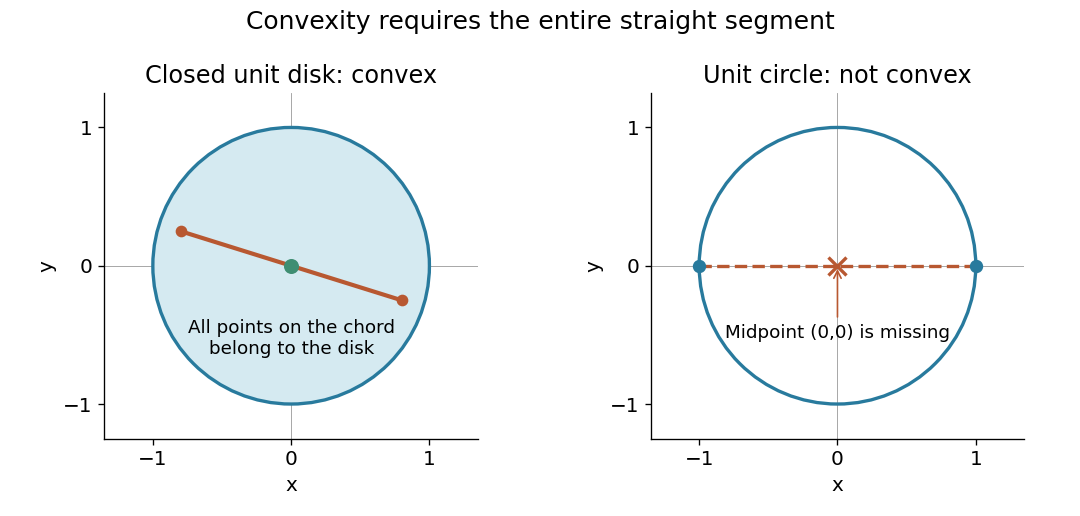

Recreate this plot in Python.
"""Original segment test drawings; write matching opaque PNG in cwd."""
from pathlib import Path

import matplotlib.pyplot as plt
import numpy as np
from matplotlib.patches import Circle


def main():
    plt.rcParams.update({"font.size": 12, "axes.spines.top": False,
                         "axes.spines.right": False})
    fig, axes = plt.subplots(1, 2, figsize=(9, 4.3), dpi=120, facecolor="white")
    disk, circle = axes
    disk.add_patch(Circle((0, 0), 1, fc="#d5eaf1", ec="#287a9d", lw=2))
    endpoints = np.array([[-0.8, 0.25], [0.8, -0.25]])
    disk.plot(*endpoints.T, "o-", color="#b85831", lw=2.5)
    disk.plot(0, 0, "o", color="#3f8e72", ms=8)
    disk.text(0, -0.64, "All points on the chord\nbelong to the disk", ha="center", fontsize=11)
    disk.set_title("Closed unit disk: convex")
    circle.add_patch(Circle((0, 0), 1, fc="none", ec="#287a9d", lw=2))
    circle.plot([-1, 1], [0, 0], "--", color="#b85831", lw=2)
    circle.plot([-1, 1], [0, 0], "o", color="#287a9d", ms=7)
    circle.plot(0, 0, "x", color="#b85831", ms=11, mew=2)
    circle.annotate("Midpoint (0,0) is missing", xy=(0, 0), xytext=(0, -0.52),
                    ha="center", arrowprops={"arrowstyle": "->", "color": "#b85831"}, fontsize=11)
    circle.set_title("Unit circle: not convex")
    for ax in axes:
        ax.axhline(0, color="#999999", lw=0.5, zorder=0)
        ax.axvline(0, color="#999999", lw=0.5, zorder=0)
        ax.set(xlim=(-1.35, 1.35), ylim=(-1.25, 1.25), xlabel="x", ylabel="y", xticks=[-1, 0, 1], yticks=[-1, 0, 1])
        ax.set_aspect("equal")
    fig.suptitle("Convexity requires the entire straight segment", fontsize=15)
    fig.subplots_adjust(left=0.075, right=0.97, bottom=0.15, top=0.82, wspace=0.3)
    fig.savefig(Path.cwd() / (Path(__file__).stem + ".png"), facecolor="white")
    plt.close(fig)


if __name__ == "__main__":
    main()
